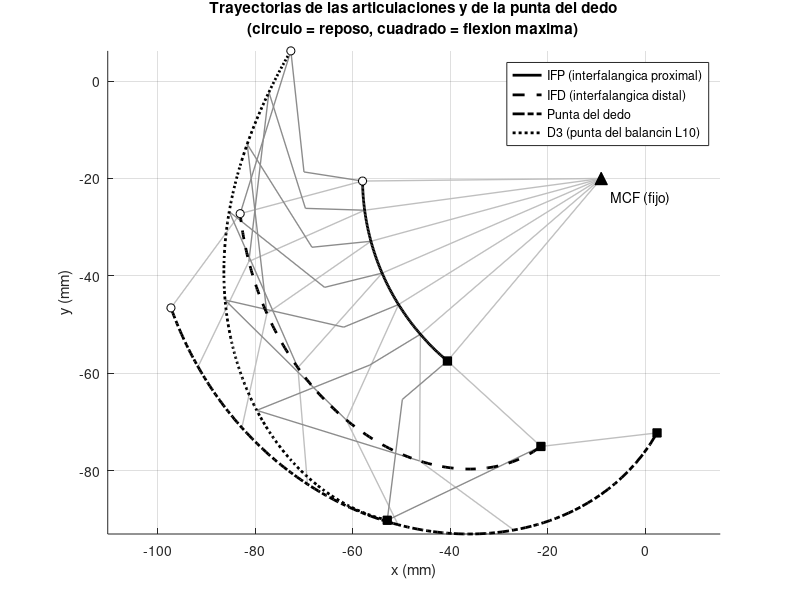
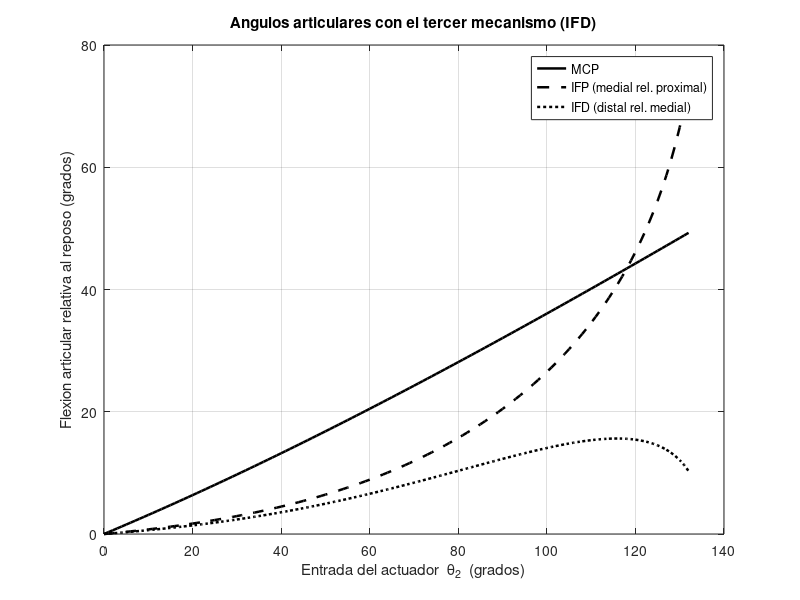

Reproduce these figures in MATLAB, in order.
function R = trayectorias_tercer_mecanismo()
% =========================================================================
% trayectorias_tercer_mecanismo.m
% -------------------------------------------------------------------------
% Comprueba las TRAYECTORIAS del exoesqueleto de dedo CON el tercer mecanismo
% de 4 barras (Link9 = 25 mm, Link10 = 35 mm) que da movimiento relativo a la
% articulacion interfalangica distal (IFD/DIP).
%
% Pensado para COMPARAR contra el modelo CAD:
%   1) Recorre todo el rango del actuador (THETA2 = 0..132 grados).
%   2) Calcula la posicion (x,y) de cada articulacion y de la punta del dedo
%      usando la cinematica REAL portada de CinematicaExoFinal.m + el tercer
%      mecanismo resuelto por interseccion de circulos.
%   3) Dibuja:
%        - Figura 1: las trayectorias trazadas por IFP, IFD, punta del dedo y
%          D3 (punta del balancin L10), con el mecanismo dibujado en varias
%          poses (estilo B/N de ingenieria).
%        - Figura 2: angulos articulares MCP/IFP/IFD vs entrada del actuador.
%   4) Exporta 'trayectorias_DIP.csv' con todas las coordenadas por paso, para
%      importarlo en el CAD y verificar que las trayectorias coinciden.
%   5) Reporta longitud de trayectoria y desplazamiento de la punta del dedo.
%
% El tercer mecanismo va montado por el lado DORSAL (mismo lado que el resto
% del exoesqueleto) para no chocar con la palma; aun asi la IFD FLEXIONA hacia
% la palma de forma gradual.
%
% Uso:
%   >> R = trayectorias_tercer_mecanismo;   % R contiene las trayectorias
%   o simplemente:
%   >> trayectorias_tercer_mecanismo
%
% Compatible con MATLAB y GNU Octave.
% =========================================================================

clc;
P = parametros();

N = 133;                 % THETA2 = 0..132 (igual que el .m original)
dtheta = 1;              % grados por paso

% Reservar trayectorias
THETA2 = zeros(1, N);
MCF = nan(N, 2); IFP = nan(N, 2); IFD = nan(N, 2);
PF  = nan(N, 2); D3  = nan(N, 2); Pa  = nan(N, 2); P3 = nan(N, 2);
THETAfp = nan(1, N); THETAfm = nan(1, N); THETAfd = nan(1, N);
ok = false(1, N);

gamma = []; dorsal = [];

for j = 1:N
    THETA2(j) = (j - 1) * dtheta + P.TETHA2inicial;
    est = cinematica_paso(THETA2(j), P);

    if isempty(gamma)
        tm0 = tercer_mecanismo(est, P, [], []);
        if ~tm0.ok
            continue;
        end
        gamma = tm0.gamma_bracket;
        dorsal = tm0.dorsal_sign;
    end
    tm = tercer_mecanismo(est, P, gamma, dorsal);
    if ~tm.ok
        continue;
    end

    MCF(j, :) = est.MCF;
    IFP(j, :) = est.IFP;
    IFD(j, :) = est.IFD;
    P3(j, :)  = est.P3;
    Pa(j, :)  = tm.Pa;
    D3(j, :)  = tm.D3;
    PF(j, :)  = tm.PF;
    THETAfp(j) = est.THETAfp;
    THETAfm(j) = est.THETAfm;
    THETAfd(j) = tm.THETAfd;
    ok(j) = true;
end

idx = find(ok);

% -------------------------------------------------------------------------
% EXPORTAR CSV (para comparar con el CAD)
% -------------------------------------------------------------------------
csvname = 'trayectorias_DIP.csv';
fid = fopen(csvname, 'w');
fprintf(fid, ['THETA2,MCF_x,MCF_y,IFP_x,IFP_y,IFD_x,IFD_y,', ...
              'PF_x,PF_y,D3_x,D3_y,Pa_x,Pa_y,P3_x,P3_y,', ...
              'THETAfp,THETAfm,THETAfd\n']);
for j = idx
    fprintf(fid, ['%.3f,%.4f,%.4f,%.4f,%.4f,%.4f,%.4f,', ...
                  '%.4f,%.4f,%.4f,%.4f,%.4f,%.4f,%.4f,%.4f,', ...
                  '%.3f,%.3f,%.3f\n'], ...
        THETA2(j), MCF(j,1), MCF(j,2), IFP(j,1), IFP(j,2), ...
        IFD(j,1), IFD(j,2), PF(j,1), PF(j,2), D3(j,1), D3(j,2), ...
        Pa(j,1), Pa(j,2), P3(j,1), P3(j,2), ...
        THETAfp(j), THETAfm(j), THETAfd(j));
end
fclose(fid);

% -------------------------------------------------------------------------
% METRICAS DE TRAYECTORIA
% -------------------------------------------------------------------------
lenIFP = longitud(IFP(idx, :));
lenIFD = longitud(IFD(idx, :));
lenPF  = longitud(PF(idx, :));
lenD3  = longitud(D3(idx, :));
desplPF = hypot(PF(idx(end),1) - PF(idx(1),1), ...
                PF(idx(end),2) - PF(idx(1),2));

fprintf('================================================================\n');
fprintf(' TRAYECTORIAS DEL EXOESQUELETO CON TERCER MECANISMO (IFD)\n');
fprintf(' Link9 = %g mm | Link10 = %g mm | fp = %g | fm = %g | fd = %g\n', ...
        P.Link9, P.Link10, P.fp, P.fm, P.fd);
fprintf('================================================================\n');
fprintf(' Pasos calculados (ensamblan): %d / %d\n', numel(idx), N);
fprintf(' Longitud de trayectoria (mm):\n');
fprintf('   IFP : %7.2f\n', lenIFP);
fprintf('   IFD : %7.2f\n', lenIFD);
fprintf('   Punta dedo : %7.2f\n', lenPF);
fprintf('   D3  : %7.2f\n', lenD3);
fprintf(' Punta del dedo: reposo=(%.1f,%.1f)  final=(%.1f,%.1f)\n', ...
        PF(idx(1),1), PF(idx(1),2), PF(idx(end),1), PF(idx(end),2));
fprintf(' Desplazamiento de la punta del dedo: %.1f mm\n', desplPF);
fprintf(' CSV de trayectorias exportado: %s\n', csvname);
fprintf('================================================================\n');

% -------------------------------------------------------------------------
% FIGURA 1: trayectorias + mecanismo en varias poses (B/N ingenieria)
% -------------------------------------------------------------------------
figure('Name', 'Trayectorias', 'Color', 'w');
hold on;

% Mecanismo en varias poses (gris)
nposes = 7;
sel = round(linspace(1, numel(idx), nposes));
for s = sel
    j = idx(s);
    % Falanges
    plot([MCF(j,1) IFP(j,1)], [MCF(j,2) IFP(j,2)], '-', 'Color', [.75 .75 .75], 'LineWidth', 1.0);
    plot([IFP(j,1) IFD(j,1)], [IFP(j,2) IFD(j,2)], '-', 'Color', [.75 .75 .75], 'LineWidth', 1.0);
    plot([IFD(j,1) PF(j,1)],  [IFD(j,2) PF(j,2)],  '-', 'Color', [.75 .75 .75], 'LineWidth', 1.0);
    % Tercer 4 barras: balancin IFD->D3, acoplador D3->Pa, tierra Pa->IFP
    plot([IFD(j,1) D3(j,1)], [IFD(j,2) D3(j,2)], '-', 'Color', [.55 .55 .55], 'LineWidth', 1.0);
    plot([D3(j,1) Pa(j,1)],  [D3(j,2) Pa(j,2)],  '-', 'Color', [.55 .55 .55], 'LineWidth', 1.0);
    plot([Pa(j,1) IFP(j,1)], [Pa(j,2) IFP(j,2)], '-', 'Color', [.55 .55 .55], 'LineWidth', 1.0);
end

% Trayectorias (negro, distinto estilo)
hIFP = plot(IFP(idx,1), IFP(idx,2), 'k-',  'LineWidth', 2.0);
hIFD = plot(IFD(idx,1), IFD(idx,2), 'k--', 'LineWidth', 2.0);
hPF  = plot(PF(idx,1),  PF(idx,2),  'k-.', 'LineWidth', 2.0);
hD3  = plot(D3(idx,1),  D3(idx,2),  'k:',  'LineWidth', 2.0);

% Inicio (circulo) y fin (cuadrado)
for C = {IFP, IFD, PF, D3}
    M = C{1};
    plot(M(idx(1),1),  M(idx(1),2),  'o', 'MarkerFaceColor', 'w', 'MarkerEdgeColor', 'k', 'MarkerSize', 6);
    plot(M(idx(end),1), M(idx(end),2), 's', 'MarkerFaceColor', 'k', 'MarkerEdgeColor', 'k', 'MarkerSize', 6);
end
plot(MCF(idx(1),1), MCF(idx(1),2), '^', 'MarkerFaceColor', 'k', 'MarkerEdgeColor', 'k', 'MarkerSize', 9);
text(MCF(idx(1),1) + 2, MCF(idx(1),2) - 4, 'MCF (fijo)');

axis equal; grid on;
xlabel('x (mm)'); ylabel('y (mm)');
title({'Trayectorias de las articulaciones y de la punta del dedo', ...
       '(circulo = reposo, cuadrado = flexion maxima)'});
legend([hIFP hIFD hPF hD3], ...
       {'IFP (interfalangica proximal)', 'IFD (interfalangica distal)', ...
        'Punta del dedo', 'D3 (punta del balancin L10)'}, 'Location', 'best');
hold off;

% -------------------------------------------------------------------------
% FIGURA 2: angulos articulares vs entrada del actuador
% -------------------------------------------------------------------------
fp0 = THETAfp(idx(1));
rel_ifp = wrap180(THETAfm - THETAfp);
rel_ifd = wrap180(THETAfd - THETAfm);
MCP = wrap180(THETAfp - fp0);
IFPang = wrap180(rel_ifp - rel_ifp(idx(1)));
IFDang = wrap180(rel_ifd - rel_ifd(idx(1)));

figure('Name', 'Angulos articulares', 'Color', 'w');
plot(THETA2(idx), MCP(idx), 'k-',  'LineWidth', 1.8); hold on;
plot(THETA2(idx), IFPang(idx), 'k--', 'LineWidth', 1.8);
plot(THETA2(idx), IFDang(idx), 'k:', 'LineWidth', 1.8);
grid on;
xlabel('Entrada del actuador  \theta_2  (grados)');
ylabel('Flexion articular relativa al reposo (grados)');
title('Angulos articulares con el tercer mecanismo (IFD)');
legend({'MCP', 'IFP (medial rel. proximal)', 'IFD (distal rel. medial)'}, ...
       'Location', 'best');
hold off;

% -------------------------------------------------------------------------
% RESULTADOS
% -------------------------------------------------------------------------
R = struct();
R.THETA2 = THETA2(idx);
R.MCF = MCF(idx, :);  R.IFP = IFP(idx, :);  R.IFD = IFD(idx, :);
R.PF  = PF(idx, :);   R.D3  = D3(idx, :);   R.Pa = Pa(idx, :);  R.P3 = P3(idx, :);
R.THETAfp = THETAfp(idx);  R.THETAfm = THETAfm(idx);  R.THETAfd = THETAfd(idx);
R.long_IFP = lenIFP;  R.long_IFD = lenIFD;  R.long_PF = lenPF;  R.long_D3 = lenD3;
R.despl_PF = desplPF;  R.csv = csvname;
end


function L = longitud(curve)
% Longitud acumulada de una polilinea (mm)
d = diff(curve, 1, 1);
L = sum(hypot(d(:,1), d(:,2)));
end


% =========================================================================
% FUNCIONES LOCALES (cinematica REAL, identicas a validacion_cinematica_DIP.m)
% =========================================================================
function P = parametros()
P.Bancada1 = 18; P.Bancada2 = 20;
P.Link1 = 35; P.Link2 = 49; P.Link3 = 25; P.Link4 = 20; P.Link5 = 25;
P.Link6 = 55; P.Link7 = 35; P.Link8 = 52;
P.Link9 = 25;        % tercer mecanismo: acoplador (valor original)
P.Link10 = 35;       % tercer mecanismo: balancin  (valor original)
P.c2 = 46.01;
P.TETHA2inicial = 0; P.TETHA1inicial = 109; P.THETA14B = 90;
P.hsp = 17; P.dsp = 18;
P.fp = 49; P.fm = 26; P.fd = 24;
P.THETAauxfm = 51.39; P.THETAauxfd = 38.78; P.reng = 2;

% Tercer mecanismo, montaje DORSAL (no choca con la palma):
P.back3 = -12.0;   % NEGATIVO: soporte dorsal adelantado pasando la IFP (mm)
P.up3   = 2.0;     % standoff DORSAL de perfil bajo (mm)

P.r4 = P.Link1; P.r5 = P.Link2; P.r2 = P.Link3; P.r1 = P.Link4;
P.r3 = P.Bancada1 / 2;
P.a = P.Link4; P.b = P.Link5; P.c = sqrt(P.hsp^2 + P.dsp^2); P.d = P.Bancada2;
P.r1m2 = P.fp - 2 * P.dsp; P.r2m2 = P.Link7; P.r3m2 = P.Link5 / 2;
P.r4m2 = P.Link3; P.r5m2 = P.Link6;
P.a2 = P.Link7; P.b2 = P.Link8; P.d2 = sqrt(P.hsp^2 + P.dsp^2);
P.theta14B = P.THETA14B * pi / 180;
end


function est = cinematica_paso(THETA2_deg, P)
theta2 = THETA2_deg * pi / 180;
THETA1 = THETA2_deg / P.reng + P.TETHA1inicial;
theta1 = THETA1 * pi / 180;

% PRIMER MECANISMO DE 5 BARRAS
e = (P.r1 * sin(theta1) - P.r4 * sin(theta2)) / ...
    (P.r4 * cos(theta2) - P.r1 * cos(theta1) + 2 * P.r3);
temp1 = (2 * (P.r1 * P.r3 * cos(theta1) + P.r3 * P.r4 * cos(theta2)) ...
         - P.r1^2 + P.r2^2 + P.r4^2 - P.r5^2);
f = temp1 / (2 * (P.r4 * cos(theta2) - P.r1 * cos(theta1) + 2 * P.r3));
daux = e^2 + 1;
g = 2 * (e * f - e * P.r1 * cos(theta1) + e * P.r3 - P.r1 * sin(theta1));
h = f^2 - 2 * f * (P.r1 * cos(theta1) - P.r3) ...
    - 2 * P.r1 * P.r3 * cos(theta1) + P.r1^2 + P.r3^2 - P.r2^2;
pyP = (-g + sqrt(g^2 - 4 * daux * h)) / (2 * daux);
pxP = e * pyP + f;

% PRIMER MECANISMO DE 4 BARRAS
k1 = P.d * cos(P.theta14B) + P.a * cos(theta1);
k2 = P.d * sin(P.theta14B) + P.a * sin(theta1);
k3 = k1^2 + k2^2 + P.c^2 - P.b^2;
A1 = -k3 - 2 * k1 * P.c; B1 = 4 * k2 * P.c; C1 = 2 * k1 * P.c - k3;
tantheta42 = (-B1 - sqrt(B1^2 - 4 * A1 * C1)) / (2 * A1);
theta4a = 2 * atan(tantheta42);
THETA4a = theta4a * 180 / pi;
if THETA4a < 0, THETA4a = THETA4a + 360; end

THETAfp = THETA4a + atan2d(P.hsp, P.dsp);
thetafp = THETAfp * pi / 180;
pxIFP = P.fp * cos(thetafp) - P.d * cos(P.theta14B) - P.r3;
pyIFP = P.fp * sin(thetafp) - P.d * sin(P.theta14B);

pxS1 = P.c * cos(theta4a) - P.d * cos(P.theta14B) - P.r3;
pyS1 = P.c * sin(theta4a) - P.d * sin(P.theta14B);
THETAps2 = THETAfp - atan2d(P.hsp, (P.fp - P.dsp));
thetaps2 = THETAps2 * pi / 180;
rs2 = sqrt(P.hsp^2 + (P.fp - P.dsp)^2);
pxS2 = rs2 * cos(thetaps2) - P.d * cos(P.theta14B) - P.r3;
pyS2 = rs2 * sin(thetaps2) - P.d * sin(P.theta14B);

pxM4 = P.a * cos(theta1) - P.r3;
pyM4 = P.a * sin(theta1);

% SEGUNDO MECANISMO DE 5 BARRAS
THETAroll = atan2d(pyM4 - pyS1, pxM4 - pxS1);
thetaroll = THETAroll * pi / 180;
THETA1m2so = atan2d(pyS2 - pyS1, pxS2 - pxS1);
if THETA1m2so < 0, THETA1m2so = THETA1m2so + 360; end
theta1m2 = (THETA1m2so - THETAroll) * pi / 180;
THETA2m2so = atan2d(pyP - pyM4, pxP - pxM4);
if THETA2m2so < 0, THETA2m2so = THETA2m2so + 360; end
theta2m2 = (THETA2m2so - THETAroll) * pi / 180;

temp2 = (P.r4m2 * cos(theta2m2) - P.r1m2 * cos(theta1m2) + 2 * P.r3m2);
em2 = (P.r1m2 * sin(theta1m2) - P.r4m2 * sin(theta2m2)) / temp2;
temp3 = (2 * (P.r1m2 * P.r3m2 * cos(theta1m2) ...
              + P.r3m2 * P.r4m2 * cos(theta2m2)) ...
         - P.r1m2^2 + P.r2m2^2 + P.r4m2^2 - P.r5m2^2);
fm2 = temp3 / (2 * temp2);
dauxm2 = em2^2 + 1;
gm2 = 2 * (em2 * fm2 - em2 * P.r1m2 * cos(theta1m2) ...
           + em2 * P.r3m2 - P.r1m2 * sin(theta1m2));
hm2 = fm2^2 - 2 * fm2 * (P.r1m2 * cos(theta1m2) - P.r3m2) ...
      - 2 * P.r1m2 * P.r3m2 * cos(theta1m2) ...
      + P.r1m2^2 + P.r3m2^2 - P.r2m2^2;
pyP2 = (-gm2 + sqrt(gm2^2 - 4 * dauxm2 * hm2)) / (2 * dauxm2);
pxP2 = em2 * pyP2 + fm2;

p2mag = sqrt(pxP2^2 + pyP2^2);
theta2p2 = atan2d(pyP2, pxP2) * pi / 180;
pxAUX = (pxS1 + pxM4) / 2; pyAUX = (pyS1 + pyM4) / 2;
pxP2so = p2mag * cos(theta2p2 + thetaroll) + pxAUX;
pyP2so = p2mag * sin(theta2p2 + thetaroll) + pyAUX;

% SEGUNDO MECANISMO DE 4 BARRAS
THETA14B2 = atan2d(pyS2 - pyIFP, pxS2 - pxIFP);
theta14B2 = THETA14B2 * pi / 180;
THETA24B2 = atan2d(pyP2so - pyS2, pxP2so - pxS2);
if THETA24B2 < 0, THETA24B2 = THETA24B2 + 360; end
theta24B2 = THETA24B2 * pi / 180;

k1m2 = P.d2 * cos(theta14B2) + P.a2 * cos(theta24B2);
k2m2 = P.d2 * sin(theta14B2) + P.a2 * sin(theta24B2);
k3m2 = k1m2^2 + k2m2^2 + P.c2^2 - P.b2^2;
A1m2 = -k3m2 - 2 * k1m2 * P.c2; B1m2 = 4 * k2m2 * P.c2;
C1m2 = 2 * k1m2 * P.c2 - k3m2;
tantheta42m2 = (-B1m2 - sqrt(B1m2^2 - 4 * A1m2 * C1m2)) / (2 * A1m2);
theta4am2 = 2 * atan(tantheta42m2);
THETA4am2 = theta4am2 * 180 / pi;
if THETA4am2 < 0, THETA4am2 = THETA4am2 + 360; end

pxP3 = pxIFP + P.c2 * cos(THETA4am2 * pi / 180);
pyP3 = pyIFP + P.c2 * sin(THETA4am2 * pi / 180);

THETAfm = THETA4am2 + P.THETAauxfm;
thetafm = THETAfm * pi / 180;
pxIFD = P.fm * cos(thetafm) + pxIFP;
pyIFD = P.fm * sin(thetafm) + pyIFP;

est.THETA2 = THETA2_deg; est.THETAfp = THETAfp; est.THETAfm = THETAfm;
est.MCF = [-P.r3, -P.d];
est.IFP = [pxIFP, pyIFP]; est.IFD = [pxIFD, pyIFD];
est.P3 = [pxP3, pyP3];
end


function tm = tercer_mecanismo(est, P, gamma_bracket, dorsal_sign)
% Tercer 4 barras (DORSAL): tierra Pa-IFP (sobre falange proximal),
% manivela IFP-IFD (falange medial), balancin IFD-D3 (L10),
% acoplador D3-Pa (L9). La falange distal es rigida al balancin.
tm.ok = false;
tm.gamma_bracket = gamma_bracket; tm.dorsal_sign = dorsal_sign;

IFP = est.IFP; IFD = est.IFD;
thetafp = est.THETAfp * pi / 180;
prox_dir  = [cos(thetafp), sin(thetafp)];
prox_norm = [-prox_dir(2), prox_dir(1)];

if isempty(dorsal_sign)
    if dot(est.P3 - IFP, prox_norm) >= 0
        dorsal_sign = 1.0;
    else
        dorsal_sign = -1.0;
    end
    tm.dorsal_sign = dorsal_sign;
end
dorsal_norm = dorsal_sign * prox_norm;

Pa = IFP - P.back3 * prox_dir + P.up3 * dorsal_norm;

[solA, solB, okFlag] = circle_intersections(Pa, P.Link9, IFD, P.Link10);
if ~okFlag, return; end
D3 = solB;

ang_rocker = atan2(D3(2) - IFD(2), D3(1) - IFD(1));
if isempty(gamma_bracket)
    thetafd_nat = (est.THETAfm + P.THETAauxfd) * pi / 180;
    gamma_bracket = thetafd_nat - ang_rocker;
    tm.gamma_bracket = gamma_bracket;
end
THETAfd = (ang_rocker + gamma_bracket) * 180 / pi;
thetafd = THETAfd * pi / 180;
PF = IFD + P.fd * [cos(thetafd), sin(thetafd)];

tm.ok = true; tm.Pa = Pa; tm.D3 = D3; tm.PF = PF;
tm.THETAfd = THETAfd; tm.ang_rocker = ang_rocker * 180 / pi;
end


function [solA, solB, okFlag] = circle_intersections(c0, r0, c1, r1)
solA = [NaN, NaN]; solB = [NaN, NaN]; okFlag = false;
dvec = c1 - c0;
dist = hypot(dvec(1), dvec(2));
if dist > (r0 + r1) || dist < abs(r0 - r1) || dist == 0, return; end
aa = (r0^2 - r1^2 + dist^2) / (2 * dist);
hh2 = r0^2 - aa^2;
if hh2 < 0, return; end
hh = sqrt(hh2);
pm = c0 + aa * dvec / dist;
perp = [-dvec(2), dvec(1)] / dist;
solA = pm + hh * perp; solB = pm - hh * perp; okFlag = true;
end


function a = wrap180(a)
a = mod(a + 180, 360) - 180;
end
